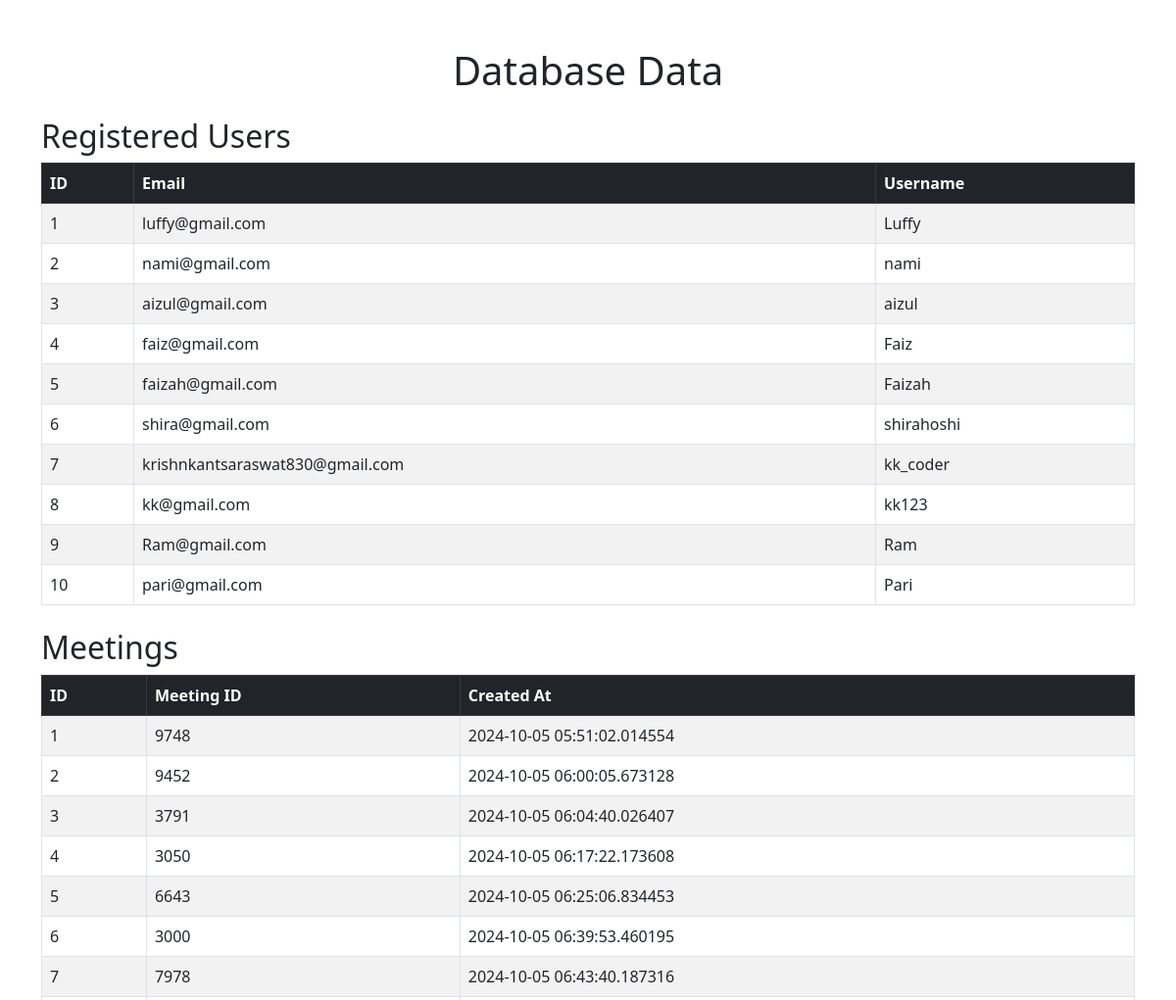
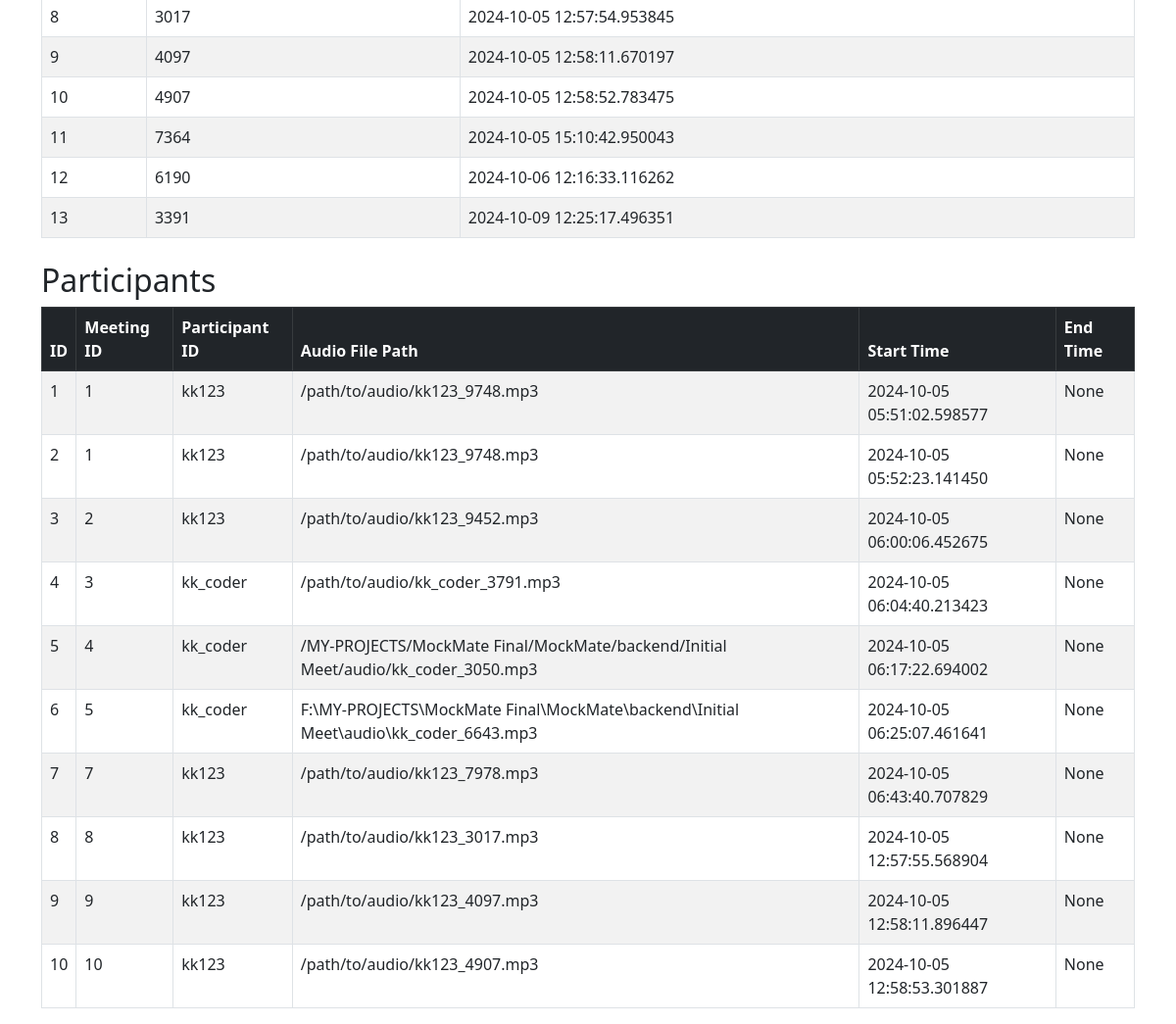
The page /view-data (signed in) on the database its author committed (2 pictures, top to bottom).
### main.py (models this page shows, shortened)
class Register(db.Model):
    id = db.Column(db.Integer, primary_key=True)
    email = db.Column(db.String(50), unique=True, nullable=False)
    username = db.Column(db.String(20), unique=True, nullable=False)
    password = db.Column(db.String(120), nullable=False)

class Meeting(db.Model):
    id = db.Column(db.Integer, primary_key=True, autoincrement=True)
    meeting_id = db.Column(db.String, unique=True, nullable=False)
    created_at = db.Column(db.DateTime, default=datetime.utcnow)
    participants = db.relationship("Participant", back_populates="meeting")

class Participant(db.Model):
    id = db.Column(db.Integer, primary_key=True, autoincrement=True)
    meeting_id = db.Column(db.Integer, db.ForeignKey('meeting.id'), nullable=False)
    participant_id = db.Column(db.String, nullable=False)
    audio_file_path = db.Column(db.String, nullable=False)
    start_time = db.Column(db.DateTime, default=datetime.utcnow)
    end_time = db.Column(db.DateTime)
    meeting = db.relationship("Meeting", back_populates="participants")

### main.py (the view)
@app.route("/view-data")
@login_required
def view_data():
    users = Register.query.all()
    meetings = Meeting.query.all()
    participants = Participant.query.all()
    return render_template("view_data.html", users=users, meetings=meetings, participants=participants)

### main.py (called while the page is built)
@login_manager.user_loader
def load_user(user_id):
    return Register.query.get(int(user_id))

### templates/view_data.html (shortened to what this page needs)
<!DOCTYPE html>
<html lang="en">
<head>
    <link rel="stylesheet" href="https://cdnjs.cloudflare.com/ajax/libs/bootstrap/5.3.0/css/bootstrap.min.css">
</head>
<body>
    <div class="container mt-5">
        <h1 class="text-center">Database Data</h1>
        <h2 class="mt-4">Registered Users</h2>
        <table class="table table-bordered table-striped">
            <thead class="table-dark">
                <tr>
                    <th>ID</th>
                    <th>Email</th>
                    <th>Username</th>
                </tr>
            </thead>
            <tbody>
                {% for user in users %}
                <tr>
                    <td>{{ user.id }}</td>
                    <td>{{ user.email }}</td>
                    <td>{{ user.username }}</td>
                </tr>
                {% endfor %}
            </tbody>
        </table>
        <h2 class="mt-4">Meetings</h2>
        <table class="table table-bordered table-striped">
            <thead class="table-dark">
                <tr>
                    <th>ID</th>
                    <th>Meeting ID</th>
                    <th>Created At</th>
                </tr>
            </thead>
            <tbody>
                {% for meeting in meetings %}
                <tr>
                    <td>{{ meeting.id }}</td>
                    <td>{{ meeting.meeting_id }}</td>
                    <td>{{ meeting.created_at }}</td>
                </tr>
                {% endfor %}
            </tbody>
        </table>
        <h2 class="mt-4">Participants</h2>
        <table class="table table-bordered table-striped">
            <thead class="table-dark">
                <tr>
                    <th>ID</th>
                    <th>Meeting ID</th>
                    <th>Participant ID</th>
                    <th>Audio File Path</th>
                    <th>Start Time</th>
                    <th>End Time</th>
                </tr>
            </thead>
            <tbody>
                {% for participant in participants %}
                <tr>
                    <td>{{ participant.id }}</td>
                    <td>{{ participant.meeting_id }}</td>
                    <td>{{ participant.participant_id }}</td>
                    <td>{{ participant.audio_file_path }}</td>
                    <td>{{ participant.start_time }}</td>
                    <td>{{ participant.end_time }}</td>
                </tr>
                {% endfor %}
            </tbody>
        </table>
    </div>
</body>
</html>

### rows shown on the page
Register: id "1", email "luffy@gmail.com", username "Luffy"
Register: id "2", email "nami@gmail.com", username "nami"
Register: id "3", email "aizul@gmail.com", username "aizul"
Register: id "4", email "faiz@gmail.com", username "Faiz"
Register: id "5", email "faizah@gmail.com", username "Faizah"
Register: id "6", email "shira@gmail.com", username "shirahoshi"
Register: id "7", email "krishnkantsaraswat830@gmail.com", username "kk_coder"
Register: id "8", email "kk@gmail.com", username "kk123"
Register: id "9", email "Ram@gmail.com", username "Ram"
Register: id "10", email "pari@gmail.com", username "Pari"
Meeting: id "1", meeting_id "9748", created_at "2024-10-05 05:51:02.014554"
Meeting: id "2", meeting_id "9452", created_at "2024-10-05 06:00:05.673128"
Meeting: id "3", meeting_id "3791", created_at "2024-10-05 06:04:40.026407"
Meeting: id "4", meeting_id "3050", created_at "2024-10-05 06:17:22.173608"
Meeting: id "5", meeting_id "6643", created_at "2024-10-05 06:25:06.834453"
Meeting: id "6", meeting_id "3000", created_at "2024-10-05 06:39:53.460195"
Meeting: id "7", meeting_id "7978", created_at "2024-10-05 06:43:40.187316"
Meeting: id "8", meeting_id "3017", created_at "2024-10-05 12:57:54.953845"
Meeting: id "9", meeting_id "4097", created_at "2024-10-05 12:58:11.670197"
Meeting: id "10", meeting_id "4907", created_at "2024-10-05 12:58:52.783475"
Meeting: id "11", meeting_id "7364", created_at "2024-10-05 15:10:42.950043"
Meeting: id "12", meeting_id "6190", created_at "2024-10-06 12:16:33.116262"
Meeting: id "13", meeting_id "3391", created_at "2024-10-09 12:25:17.496351"
Participant: id "1", meeting_id "1", participant_id "kk123", audio_file_path "/path/to/audio/kk123_9748.mp3", start_time "2024-10-05 05:51:02.598577", end_time "None"
Participant: id "2", meeting_id "1", participant_id "kk123", audio_file_path "/path/to/audio/kk123_9748.mp3", start_time "2024-10-05 05:52:23.141450", end_time "None"
Participant: id "3", meeting_id "2", participant_id "kk123", audio_file_path "/path/to/audio/kk123_9452.mp3", start_time "2024-10-05 06:00:06.452675", end_time "None"
Participant: id "4", meeting_id "3", participant_id "kk_coder", audio_file_path "/path/to/audio/kk_coder_3791.mp3", start_time "2024-10-05 06:04:40.213423", end_time "None"
Participant: id "5", meeting_id "4", participant_id "kk_coder", audio_file_path "/MY-PROJECTS/MockMate Final/MockMate/backend/Initial Meet/audio/kk_coder_3050.mp3", start_time "2024-10-05 06:17:22.694002", end_time "None"
Participant: id "6", meeting_id "5", participant_id "kk_coder", audio_file_path "F:\\MY-PROJECTS\\MockMate Final\\MockMate\\backend\\Initial Meet\\audio\\kk_coder_6643.mp3", start_time "2024-10-05 06:25:07.461641", end_time "None"
Participant: id "7", meeting_id "7", participant_id "kk123", audio_file_path "/path/to/audio/kk123_7978.mp3", start_time "2024-10-05 06:43:40.707829", end_time "None"
Participant: id "8", meeting_id "8", participant_id "kk123", audio_file_path "/path/to/audio/kk123_3017.mp3", start_time "2024-10-05 12:57:55.568904", end_time "None"
Participant: id "9", meeting_id "9", participant_id "kk123", audio_file_path "/path/to/audio/kk123_4097.mp3", start_time "2024-10-05 12:58:11.896447", end_time "None"
Participant: id "10", meeting_id "10", participant_id "kk123", audio_file_path "/path/to/audio/kk123_4907.mp3", start_time "2024-10-05 12:58:53.301887", end_time "None"
